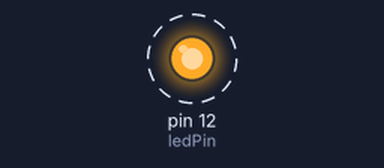
This sketch was run on a simulated Arduino Uno, built with avr-gcc and run on an emulated ATmega328P. Shown: output pins drawn as LEDs (lit = HIGH). Dashed ring = blinking.

Above: at 0.4 s.
Timing chart, 0 to 4.2 s (numbered marks = the images above):
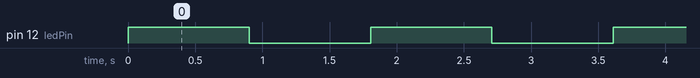

Measured:
- by itself, pin 12 (ledPin): alternates HIGH for 0.90 s and LOW for 0.90 s

The sketch:

Timer_Interrupt_Code.ino
```cpp
/*
  Arduino Timer Interrupt Flash Demo
  timer-int-flash.ino
  Flash LED using Timer1

  DroneBot Workshop 2022
  https://dronebotworkshop.com
*/

// Define the LED pin
#define ledPin 12

// Define timer compare match register value


ISR(TIMER1_COMPA_vect)
// Interrupt Service Routine for compare mode
{

  // Write opposite value to LED
  digitalWrite(ledPin, digitalRead(ledPin) ^ 1);
}

void setup()
{
  // Set LED as output
  pinMode(ledPin, OUTPUT);

  // Disable all interrupts
  noInterrupts();

  // Initialize Timer1
  TCCR1A = 0;
  TCCR1B = 0;

  // Set timer1_compare_match to the correct compare match register value

  // Set prescaler to 256
  TCCR1B = (1 << WGM12) | (1 << CS12); // CTC Mode, Prescaler 256
  OCR1A = 187499; // Correct compare match value for 3s delay

  // Enable timer interrupt for compare mode
  TIMSK1 |= (1 << OCIE1A); // = 1

  // Enable all interrupts
  interrupts();
}

void loop()
{

}
```
